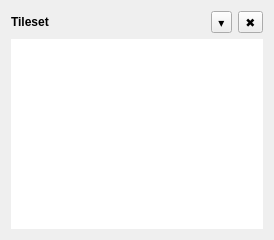
<?xml version="1.0" encoding="UTF-8"?>
<ui version="4.0">
 <class>TilesetBlockWidget</class>
 <widget class="QWidget" name="TilesetBlockWidget">
  <property name="geometry">
   <rect>
    <x>0</x>
    <y>0</y>
    <width>274</width>
    <height>240</height>
   </rect>
  </property>
  <property name="sizePolicy">
   <sizepolicy hsizetype="Preferred" vsizetype="MinimumExpanding">
    <horstretch>0</horstretch>
    <verstretch>0</verstretch>
   </sizepolicy>
  </property>
  <layout class="QVBoxLayout" name="layoutRoot">
   <property name="spacing">
    <number>6</number>
   </property>
   <item>
    <layout class="QHBoxLayout" name="layoutHeader">
     <item>
      <widget class="QLabel" name="labelTitle">
       <property name="font">
        <font>
         <bold>true</bold>
        </font>
       </property>
       <property name="text">
        <string>Tileset</string>
       </property>
      </widget>
     </item>
     <item>
      <spacer name="headerSpacer">
       <property name="orientation">
        <enum>Qt::Orientation::Horizontal</enum>
       </property>
       <property name="sizeType">
        <enum>QSizePolicy::Policy::Expanding</enum>
       </property>
       <property name="sizeHint" stdset="0">
        <size>
         <width>40</width>
         <height>20</height>
        </size>
       </property>
      </spacer>
     </item>
     <item>
      <widget class="QToolButton" name="buttonCollapse">
       <property name="toolTip">
        <string>折叠/展开</string>
       </property>
       <property name="text">
        <string>▾</string>
       </property>
       <property name="checkable">
        <bool>true</bool>
       </property>
      </widget>
     </item>
     <item>
      <widget class="QToolButton" name="buttonRemove">
       <property name="toolTip">
        <string>删除此 Tileset</string>
       </property>
       <property name="text">
        <string>✖</string>
       </property>
      </widget>
     </item>
    </layout>
   </item>
   <item>
    <widget class="QListWidget" name="listTiles">
     <property name="frameShape">
      <enum>QFrame::Shape::NoFrame</enum>
     </property>
     <property name="horizontalScrollBarPolicy">
      <enum>Qt::ScrollBarPolicy::ScrollBarAlwaysOff</enum>
     </property>
     <property name="editTriggers">
      <set>QAbstractItemView::EditTrigger::NoEditTriggers</set>
     </property>
     <property name="movement">
      <enum>QListView::Movement::Static</enum>
     </property>
     <property name="flow">
      <enum>QListView::Flow::LeftToRight</enum>
     </property>
     <property name="isWrapping" stdset="0">
      <bool>true</bool>
     </property>
     <property name="resizeMode">
      <enum>QListView::ResizeMode::Adjust</enum>
     </property>
     <property name="viewMode">
      <enum>QListView::ViewMode::IconMode</enum>
     </property>
    </widget>
   </item>
  </layout>
 </widget>
 <resources/>
 <connections/>
</ui>
